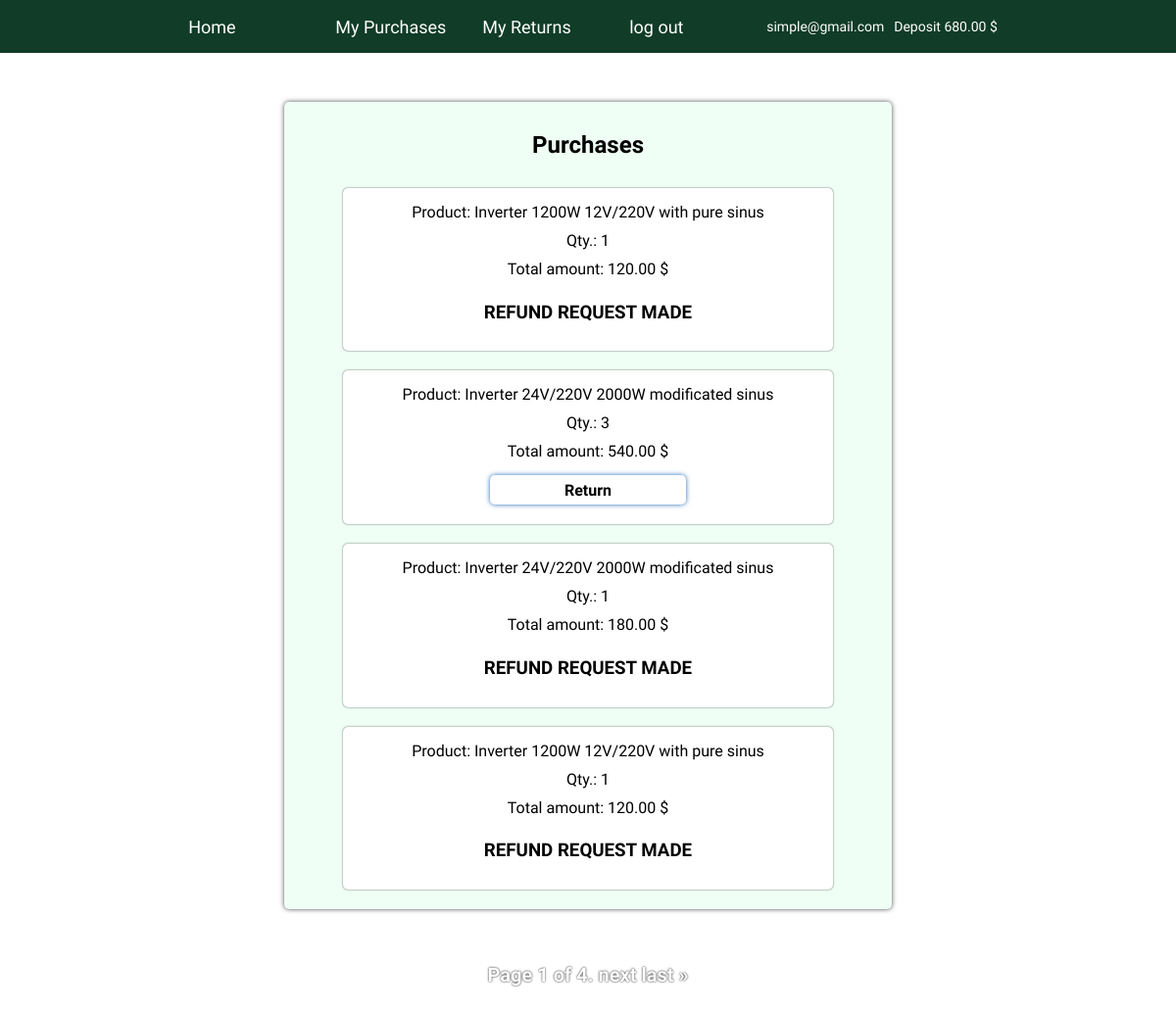
Page /purchases/ (signed in) on the committed database.
### store/models.py (models this page shows)
class MyUser(AbstractUser):
    deposit = models.DecimalField(max_digits=7, decimal_places=2, blank=True, null=True)

class Purchase(models.Model):
    customer = models.ForeignKey(MyUser, on_delete=models.CASCADE)
    product = models.ForeignKey(Product, on_delete=models.CASCADE)
    quantity = models.PositiveSmallIntegerField()
    date = models.DateTimeField(auto_now_add=True)
    class Meta:
        ordering = ['-date']
        verbose_name = 'purchase'
        verbose_name_plural = 'purchases'
    def __str__(self):
        return f'{self.product}'
    @property
    def purchase_amount(self):
        return self.quantity * self.product.price

class Product(models.Model):
    title = models.CharField(max_length=100)
    image = models.ImageField(upload_to='images', null=True, blank=True)
    description = models.TextField()
    price = models.DecimalField(max_digits=7, decimal_places=2)
    quantity = models.PositiveSmallIntegerField()
    class Meta:
        ordering = ['title']
        verbose_name = 'product'
        verbose_name_plural = 'products'
    def __str__(self):
        return self.title

### store/views.py (the view)
# urls.py: path('purchases/', PurchaseListView.as_view(), name='purchases'),
class PurchaseListView(LoginRequiredMixin, ListView):
    login_url = reverse_lazy('login')
    model = Purchase
    template_name = 'store/purchase.html'
    extra_context = {'form': ReturnCreateForm}
    paginate_by = 4
    def get_queryset(self):
        if not self.request.user.is_superuser:
            queryset = Purchase.objects.filter(customer=self.request.user)
            return queryset
        queryset = Purchase.objects.all()
        return queryset

### store/templates/store/purchase.html (shortened to what this page needs)
{% extends 'store/base.html' %}
{% block content %}
    <div class="list">
    <h2>Purchases</h2>
    {% for purchase in page_obj %}
        <div>
            <span>Product: {{ purchase }} {{ purchase.product.description }}</span>
            <span>Qty.: {{ purchase.quantity }}</span>
            <span>Total amount: {{ purchase.purchase_amount }} $</span>
            {% if user.is_superuser %}
                <span>Purchase ID: {{ purchase.id }}</span>
                <span>Customer: {{ purchase.customer }}</span>
            {% else %}
                {% if not purchase.returnpurchase %}
                <form action="{% url 'add_return' purchase.id %}" method="post">
                    <button class="return" type="submit" ><span>Return</span></button>
                </form>
                    {% else %}
                    <h3>REFUND REQUEST MADE</h3>
                {% endif %}
            {% endif %}
        </div>
    {% endfor %}
    </div>
    {% include 'includes/pagination.html' %}
{% endblock %}

### store/templates/store/base.html (shortened to what this page needs)
<!DOCTYPE html>
<html lang="en">
<head>
    {% load static %}
    <link rel="stylesheet" href="{% static 'store/css/style.css' %}">
</head>
<body>
    {% include 'includes/navigation.html' %}
    <div class="main">
        {% block content %}
        {% endblock %}
    </div>
</body>
</html>

### store/templates/includes/navigation.html
<div class="navi">
<a href="{% url 'home' %}">Home</a>
{% if not user.is_authenticated %}
    <a href="{% url 'login' %}">Log in</a>
    <a href="{% url 'register' %}">Sign up</a>
{% else %}
    {% if user.is_superuser %}
        <a href="{% url 'add_product' %}">Add Products</a>
        <a href="{% url 'purchases' %}">All Purchases</a>
        <a href="{% url 'returns' %}">All Returns</a>
        <a href="{% url 'logout' %}">log out</a>
        <p>ADMIN</p>
    {% else %}
        <a href="{% url 'purchases' %}">My Purchases</a>
        <a href="{% url 'returns' %}">My Returns</a>
        <a href="{% url 'logout' %}">log out</a>
        <p>{{ user.email }}</p>
        <p>Deposit {{ user.deposit }} $</p>
    {% endif %}
{% endif %}
</div>

### store/templates/includes/pagination.html (shortened to what this page needs)
<div class="pagination">
    <span class="step-links">
        <span class="current">
            Page {{ page_obj.number }} of {{ page_obj.paginator.num_pages }}.
        </span>
        {% if page_obj.has_next %}
            <a href="?page={{ page_obj.next_page_number }}">next</a>
            <a href="?page={{ page_obj.paginator.num_pages }}">last &raquo;</a>
        {% endif %}
    </span>
</div>

### store/static/store/css/style.css (style rules this page uses)
body { margin: 0; }
.main { display: flex; flex-wrap: wrap; justify-content: center; text-align: center; }
.navi { display: flex; justify-content: center; align-items: center; background: #103c28; color: #ffff; font-family: Play, sans-serif; font-size: 18px; width: 100%; height: 22%; margin: 0 0 20px 0; }
.navi > a { color: #ffff; text-decoration: none; width: 10%; margin: 10px; padding: 5px; }
.navi > p { font-size: 14px; padding: 5px; }
.main .list { display: flex; flex-wrap: wrap; justify-content: center; width: 50%; font-family: Play, sans-serif; box-shadow: 0 0 5px #4c4c4f; border-radius: 5px; background: #effff5; margin: 30px 0 30px 0; padding: 10px; }
.main .list > h2 { width: 100%; }
.main .list > div { display: flex; flex-wrap: wrap; justify-content: space-evenly; width: 80%; margin: 10px; padding: 10px; box-shadow: 0 0 2px #4c4c4f; border-radius: 5px; background: #ffff; }
.main .list > div > span { width: 100%; margin: 5px; }
.main .list > div > form > button { font-family: Play, sans-serif; font-weight: bold; font-size: 16px; width: 200px; height: 30px; margin: 10px; border-radius: 5px; border: none; }
.pagination { width: 80%; margin: 25px 0 25px 0; font-family: Play, sans-serif; font-weight: bold; font-size: 20px; color: #ffff; text-shadow: 0 0 2px #000000; }
.pagination > span > a { text-decoration: none; color: #ffff; }
.return { box-shadow: 0 0 5px #2068b7; background: #ffff; }

### rows in the picture
MyUser: email "simple@gmail.com", deposit "680.00"
Purchase: product.title "Inverter", product.description "1200W 12V/220V with pure sinus", quantity "1", purchase_amount "120.00", shows "REFUND REQUEST MADE"
Purchase: product.title "Inverter", product.description "24V/220V 2000W modificated sinus", quantity "3", purchase_amount "540.00"
Purchase: product.title "Inverter", product.description "24V/220V 2000W modificated sinus", quantity "1", purchase_amount "180.00", shows "REFUND REQUEST MADE"
Purchase: product.title "Inverter", product.description "1200W 12V/220V with pure sinus", quantity "1", purchase_amount "120.00", shows "REFUND REQUEST MADE"

### other values in the picture
{{ page_obj.number }} "1"
{{ page_obj.paginator.num_pages }} "4"
